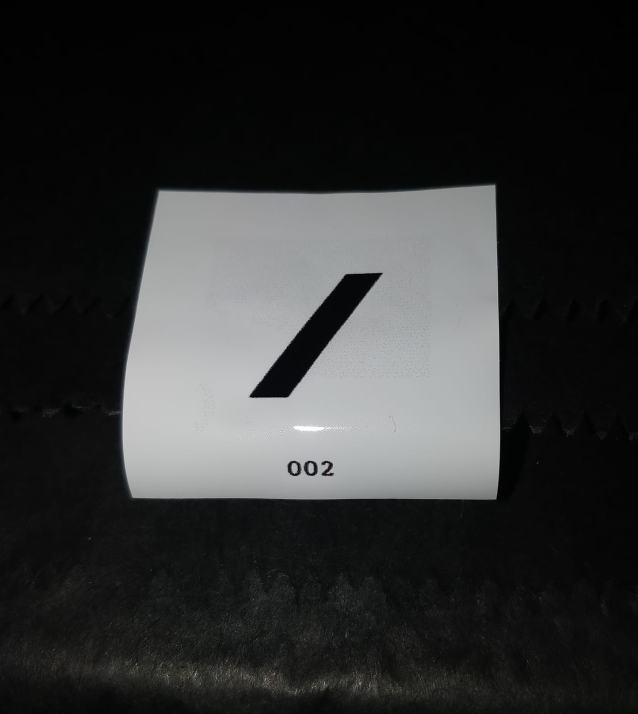
#> input picture archive/stickers/originals/002/002.jpg, 1276 x 1427 px (shown at 1/2 size)
$ python -i visual_index.py   (imports and definitions only)
#> lines starting #> are read from the running program, lines starting #| are printed output that depends on the picture
#> further down, picture is the input picture: PIL image 1276x1427 RGB; mean R, G, B 48.7, 49.5, 49.4
#!/usr/bin/env python3
"""Offline INSIDE CE visual provenance triage. Matches suggest review, never sticker truth.

Inputs are preserved originals and locally acquired public photographs. No scraping,
owner identification, facial recognition, OCR, external services, or model downloads.
"""
from __future__ import annotations

import argparse
import csv
import hashlib
import json
from collections import defaultdict
from pathlib import Path

from PIL import Image, ImageOps, UnidentifiedImageError

Image.MAX_IMAGE_PIXELS = 40_000_000
EXTENSIONS = {".jpg", ".jpeg", ".png", ".webp", ".tiff", ".tif", ".bmp", ".gif"}
# Historical visually similar editions may differ by crop and compression.
# Thresholds are deliberately conservative; calibrate on known false positives.
FULL_DHASH_MAX = 6
FULL_AHASH_MAX = 9
CROP_DHASH_MAX = 4
CROP_AHASH_MAX = 7
MAX_ASPECT_LOG = 0.10


# [6 lines left out: function digest, not called in this run]


def dhash(im: Image.Image) -> int:
    pixels = list(im.convert("L").resize((9, 8), Image.Resampling.LANCZOS).getdata())
    n = 0
    for row in range(8):
        for col in range(8):
            n = (n << 1) | (pixels[row * 9 + col] > pixels[row * 9 + col + 1])
    return n


def ahash(im: Image.Image) -> int:
    pixels = list(im.convert("L").resize((8, 8), Image.Resampling.LANCZOS).getdata())
    avg = sum(pixels) / 64
    n = 0
    for px in pixels:
        n = (n << 1) | (px >= avg)
    return n


def variants(image: Image.Image) -> dict[str, dict[str, str]]:
    """Full and overlap windows, so a partial repost has a chance to surface.

    These windows do not confer arbitrary-crop invariance or scene recognition.
    """
    w, h = image.size
#> w = 1276; h = 1427
    boxes = {"full": (0, 0, w, h)}
#> boxes = {'full': (0, 0, 1276, 1427)}
    if min(w, h) >= 128:
        cw, ch = round(w * .75), round(h * .75)
#> cw = 957; ch = 1070
        for name, x, y in (
            ("centre", (w - cw)//2, (h - ch)//2),
            ("tl", 0, 0), ("tr", w - cw, 0),
            ("bl", 0, h - ch), ("br", w - cw, h - ch),
        ):
            boxes[name] = (x, y, x + cw, y + ch)
    result = {}
    for name, bounds in boxes.items():
        crop = image.crop(bounds)
        result[name] = {"dhash64": f"{dhash(crop):016x}", "ahash64": f"{ahash(crop):016x}"}
#> this loop made 6 passes
#> pass 2, in variants, `crop = image.crop(bounds)`:
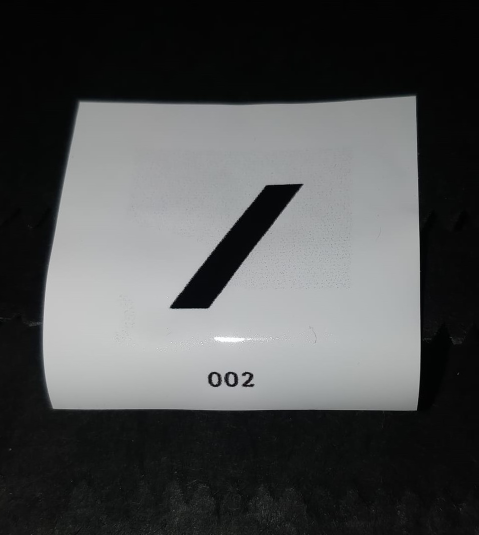
#> crop: PIL image 957x1070 RGB (shown at 1/2 size); mean R, G, B 77.7, 79, 79.3
#> pass 3, in variants, `crop = image.crop(bounds)`:
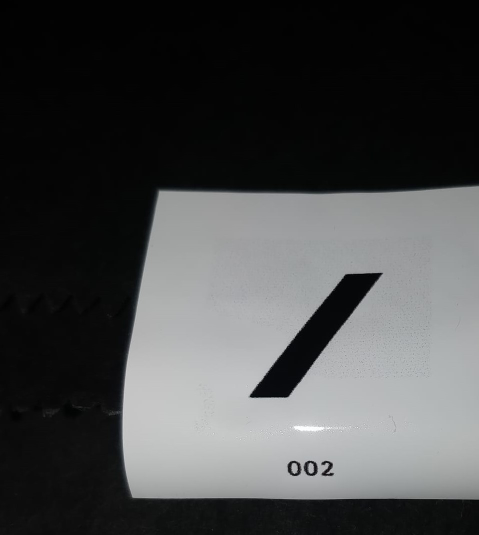
#> crop: PIL image 957x1070 RGB (shown at 1/2 size); mean R, G, B 71.6, 72.7, 73
#> after the loop:
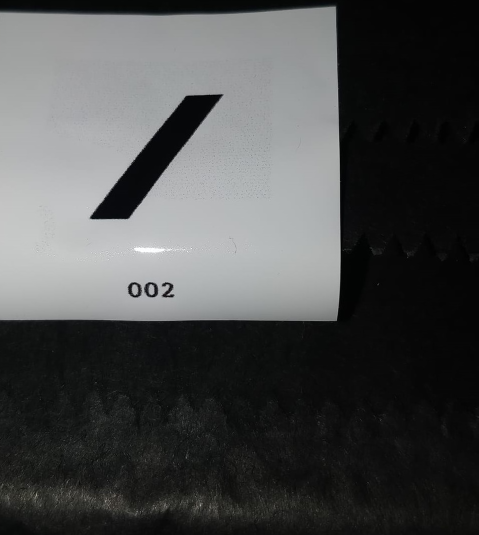
#> crop: PIL image 957x1070 RGB (shown at 1/2 size); mean R, G, B 75, 76.2, 76.2
#> after the loop, result = 6 items
    return result


# [116 lines left out: functions image_record, sticker_refs, promotional_refs, provenance, read_acquisition, candidates, not called in this run]


def ham(a: str, b: str) -> int:
    return (int(a, 16) ^ int(b, 16)).bit_count()


# [135 lines left out: functions compare, cluster_exact, analyze, main, not called in this run]


# [2 lines not run here, left out]

>>> from PIL import Image
>>> picture = Image.open('../../archive/stickers/originals/002/002.jpg')
>>> result = variants(picture)
#> result = 6 items
